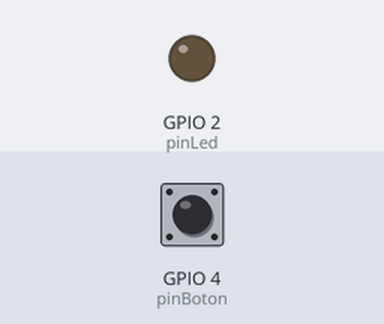
Recording of a sketch running on a simulated ESP32. Parts: output pins drawn as LEDs (lit = HIGH). The test bench sets the inputs (shaded band); at power-on: GPIO 4 (pinBoton) HIGH. WiFi joins after 1.5 s; servers stay silent unless stated; uploads are accepted with an empty reply; what the sketch prints to the serial monitor is not drawn.

Above: at 2.7 s.
2.8 s: GPIO 4 (pinBoton) pulled LOW for 0.15 s
At 3.2 s:
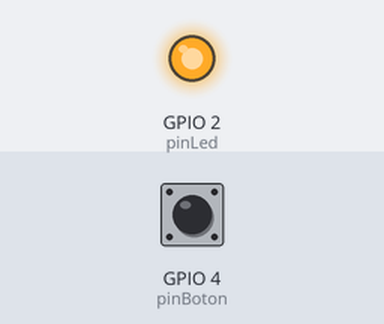
4.4 s: GPIO 4 (pinBoton) pulled LOW for 1 s
At 5.7 s:
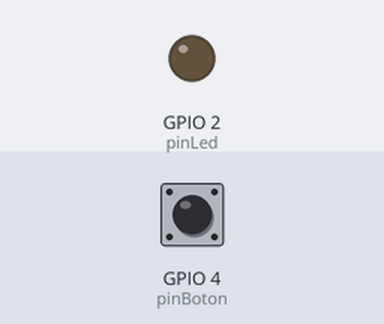
6.9 s: GPIO 4 (pinBoton) pulled LOW for 3.2 s
At 7.6 s:
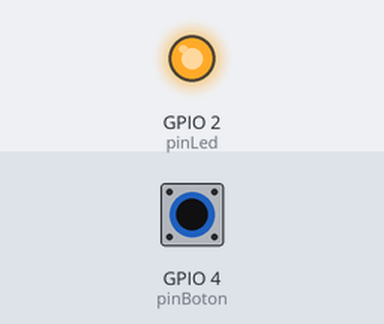
Timing chart, 0 to 9.9 s (numbered marks = the images above; inputs shaded):
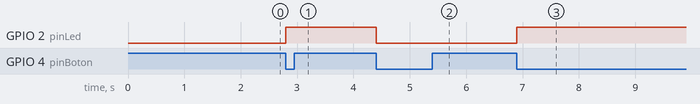

Measured:
- after the input at 2.8 s, GPIO 2 (pinLed): LOW → HIGH at once
- after the input at 4.4 s, GPIO 2 (pinLed): HIGH → LOW at once
- after the input at 6.9 s, GPIO 2 (pinLed): LOW → HIGH at once

The sketch:

encenderLedCambioEstado.ino
```cpp
#include <WiFi.h>
#include <HTTPClient.h>

// Configuración Wi-Fi
const char* ssid     = "Booker DeWitt";
const char* password = "sujeto00delta";

// Pines
int pinBoton = 4;
int pinLed   = 2;

// Variables
int estadoBoton = HIGH;
int ultimoEstadoBoton = HIGH;
int estadoLed = LOW;

// URL del endpoint
String url = "http://192.168.1.192:8080/api/ruido?valor=90";

void setup() {
  Serial.begin(115200);

  pinMode(pinBoton, INPUT_PULLUP);
  pinMode(pinLed, OUTPUT);
  digitalWrite(pinLed, estadoLed);

  // Conectar Wi-Fi
  WiFi.begin(ssid, password);
  Serial.print("Conectando a Wi-Fi");
  while (WiFi.status() != WL_CONNECTED) {
    delay(500);
    Serial.print(".");
  }
  Serial.println();
  Serial.println("Conectado a Wi-Fi!");
  Serial.print("IP del ESP32: ");
  Serial.println(WiFi.localIP());
}

void loop() {
  estadoBoton = digitalRead(pinBoton);

  // Detectar flanco de bajada (toggle)
  if (estadoBoton == LOW && ultimoEstadoBoton == HIGH) {
    // Cambiar estado del LED
    estadoLed = !estadoLed;
    digitalWrite(pinLed, estadoLed);

    if (estadoLed == HIGH) {
      Serial.println("LED ENCENDIDO");

      // Hacer petición HTTP GET
      if(WiFi.status() == WL_CONNECTED){
        HTTPClient http;
        http.begin(url);
        int httpResponseCode = http.GET();
        if(httpResponseCode > 0){
          Serial.print("HTTP Response code: ");
          Serial.println(httpResponseCode);
        } else {
          Serial.print("Error en HTTP request: ");
          Serial.println(httpResponseCode);
        }
        http.end();
      } else {
        Serial.println("Wi-Fi desconectado");
      }

    } else {
      Serial.println("LED APAGADO");
    }

    delay(200);
  }

  ultimoEstadoBoton = estadoBoton;
}
```
